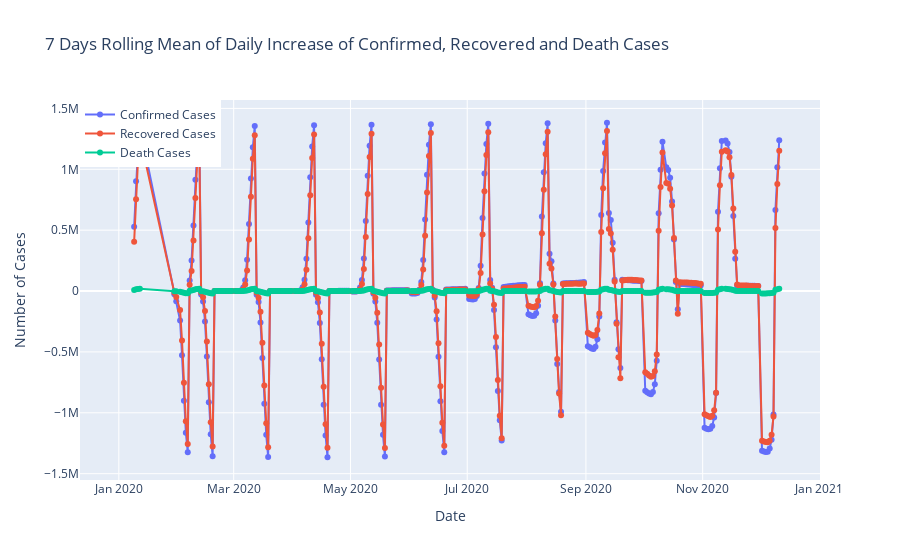

Source (notebook cell):
### Code cell
fig=go.Figure()
fig.add_trace(go.Scatter(x=datewise.index, y=datewise["Confirmed"].diff().rolling(window=7).mean(),mode='lines+markers',
                    name='Confirmed Cases'))
fig.add_trace(go.Scatter(x=datewise.index, y=datewise["Cured"].diff().rolling(window=7).mean(),mode='lines+markers',
                    name='Recovered Cases'))
fig.add_trace(go.Scatter(x=datewise.index, y=datewise["Deaths"].diff().rolling(window=7).mean(),mode='lines+markers',
                    name='Death Cases'))
fig.update_layout(title="7 Days Rolling Mean of Daily Increase of Confirmed, Recovered and Death Cases",
                 xaxis_title="Date",yaxis_title="Number of Cases",legend=dict(x=0,y=1,traceorder="normal"))
fig.show()

### Figure 1 — Plotly figure (JSON) as saved in the notebook; plotly's stock layout.template omitted (floating-point values rounded to 4 significant figures; data arrays with more than 128 entries replaced by an {"elided": "..."} marker saying what was removed)
{"data": [{"mode": "lines+markers", "name": "Confirmed Cases", "type": "scatter", "x": {"elided": "315 str values"}, "y": {"elided": "315 float values"}}, {"mode": "lines+markers", "name": "Recovered Cases", "type": "scatter", "x": {"elided": "315 str values"}, "y": {"elided": "315 float values"}}, {"mode": "lines+markers", "name": "Death Cases", "type": "scatter", "x": {"elided": "315 str values"}, "y": {"elided": "315 float values"}}], "layout": {"legend": {"traceorder": "normal", "x": 0, "y": 1}, "title": {"text": "7 Days Rolling Mean of Daily Increase of Confirmed, Recovered and Death Cases"}, "xaxis": {"title": {"text": "Date"}}, "yaxis": {"title": {"text": "Number of Cases"}}}}
